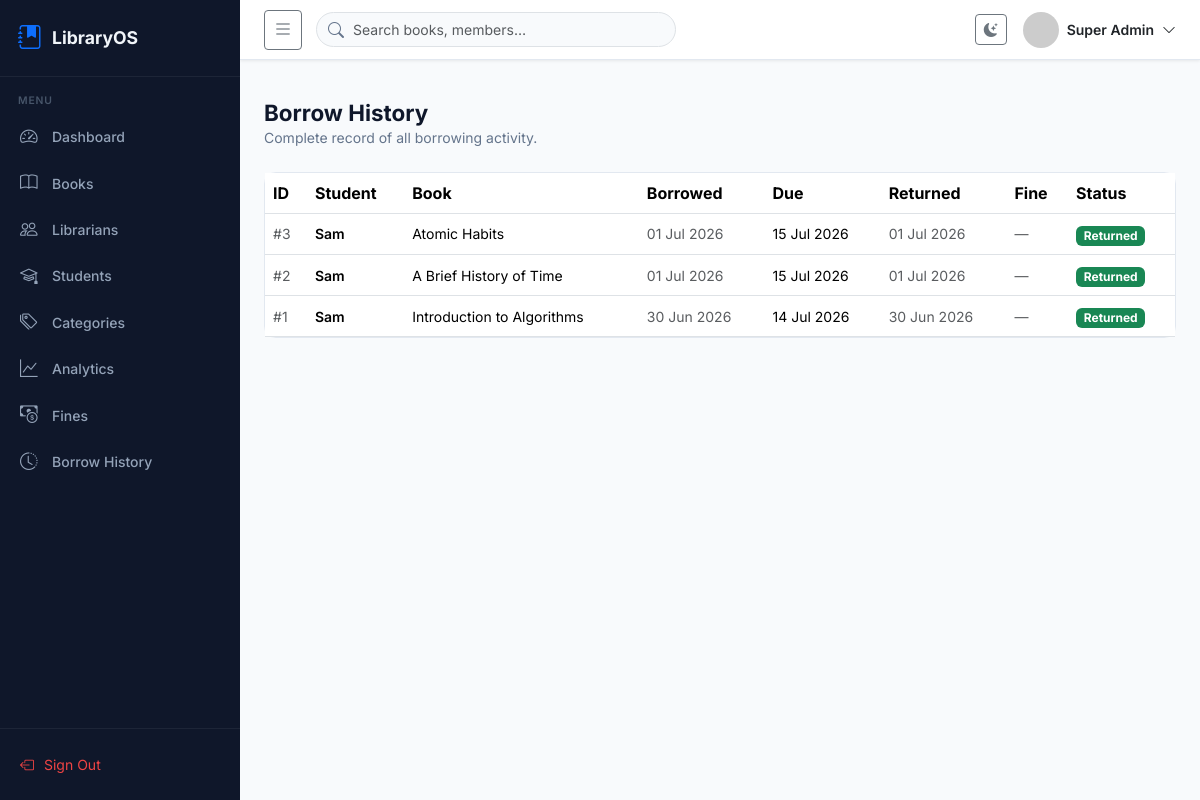
/librarian/history (signed in), run on the app's committed database.
### models/core.py (models this page shows, shortened)
class User(db.Model, UserMixin):
    __tablename__ = "users"
    id             = db.Column(db.Integer, primary_key=True)
    full_name      = db.Column(db.String(120), nullable=False)
    email          = db.Column(db.String(150), unique=True, nullable=False, index=True)
    password_hash  = db.Column(db.String(256), nullable=False)
    phone          = db.Column(db.String(15))
    avatar         = db.Column(db.String(255), default="default_avatar.png")
    role_id        = db.Column(db.Integer, db.ForeignKey("roles.id"), nullable=False)
    role           = db.relationship("Role", back_populates="users")
    student_id     = db.Column(db.String(50), unique=True, nullable=True)
    department     = db.Column(db.String(100))
    semester       = db.Column(db.Integer)
    is_active      = db.Column(db.Boolean, default=True, nullable=False)
    email_verified = db.Column(db.Boolean, default=False)
    reset_token        = db.Column(db.String(256), nullable=True)
    reset_token_expiry = db.Column(db.DateTime, nullable=True)
    created_at     = db.Column(db.DateTime, default=lambda: datetime.now(timezone.utc))
    updated_at     = db.Column(db.DateTime, default=lambda: datetime.now(timezone.utc),
                               onupdate=lambda: datetime.now(timezone.utc))
    borrow_records = db.relationship("BorrowRecord", back_populates="user",
                                     foreign_keys="BorrowRecord.user_id", lazy="dynamic")
    reservations   = db.relationship("Reservation", back_populates="user",
                                     foreign_keys="Reservation.user_id", lazy="dynamic")
    wishlist       = db.relationship("Wishlist", back_populates="user",
                                     foreign_keys="Wishlist.user_id", lazy="dynamic")
    notifications  = db.relationship("Notification", back_populates="user",
                                     foreign_keys="Notification.user_id", lazy="dynamic")
    fine_payments  = db.relationship("FinePayment", back_populates="user",
                                     foreign_keys="FinePayment.user_id", lazy="dynamic")
    activity_logs  = db.relationship("ActivityLog", back_populates="user",
                                     foreign_keys="ActivityLog.user_id", lazy="dynamic")
    @property
    def is_super_admin(self):
        return self.role.name == "super_admin"
    @property
    def is_librarian(self):
        return self.role.name == "librarian"

class BorrowRecord(db.Model):
    __tablename__ = "borrow_records"
    id           = db.Column(db.Integer, primary_key=True)
    user_id      = db.Column(db.Integer, db.ForeignKey("users.id"), nullable=False)
    book_id      = db.Column(db.Integer, db.ForeignKey("books.id"), nullable=False)
    issued_by_id = db.Column(db.Integer, db.ForeignKey("users.id"), nullable=True)
    borrow_date  = db.Column(db.DateTime, default=lambda: datetime.now(timezone.utc))
    due_date     = db.Column(db.DateTime, nullable=False)
    return_date  = db.Column(db.DateTime, nullable=True)
    status       = db.Column(db.String(20), default="borrowed", nullable=False)
    fine_amount  = db.Column(db.Float, default=0.0)
    fine_paid    = db.Column(db.Boolean, default=False)
    notes        = db.Column(db.Text)
    user         = db.relationship("User", foreign_keys=[user_id], back_populates="borrow_records")
    book         = db.relationship("Book", back_populates="borrow_records")
    issued_by    = db.relationship("User", foreign_keys=[issued_by_id])

class Book(db.Model):
    __tablename__ = "books"
    id               = db.Column(db.Integer, primary_key=True)
    title            = db.Column(db.String(255), nullable=False, index=True)
    isbn             = db.Column(db.String(20), unique=True, nullable=True)
    description      = db.Column(db.Text)
    cover_image      = db.Column(db.String(255), default="default_cover.png")
    qr_code          = db.Column(db.String(255))
    total_copies     = db.Column(db.Integer, default=1, nullable=False)
    available_copies = db.Column(db.Integer, default=1, nullable=False)
    publisher        = db.Column(db.String(150))
    published_year   = db.Column(db.Integer)
    language         = db.Column(db.String(50), default="English")
    pages            = db.Column(db.Integer)
    edition          = db.Column(db.String(50))
    location         = db.Column(db.String(100))
    category_id      = db.Column(db.Integer, db.ForeignKey("categories.id"), nullable=False)
    author_id        = db.Column(db.Integer, db.ForeignKey("authors.id"), nullable=False)
    category         = db.relationship("Category", back_populates="books")
    author           = db.relationship("Author", back_populates="books")
    borrow_records   = db.relationship("BorrowRecord", back_populates="book", lazy="dynamic")
    reservations     = db.relationship("Reservation", back_populates="book", lazy="dynamic")
    wishlist_entries = db.relationship("Wishlist", back_populates="book", lazy="dynamic")
    created_at       = db.Column(db.DateTime, default=lambda: datetime.now(timezone.utc))

### routes/librarian.py (the view)
@librarian_bp.route("/history")
@login_required
@librarian_required
def history():
    page       = request.args.get("page", 1, type=int)
    pagination = get_borrow_history(page=page, per_page=15)
    return render_template(
        "librarian/history.html",
        pagination = pagination,
        borrows    = pagination.items,
    )

### app.py (called while the page is built)
def _configure_login_manager(app):
    login_manager.init_app(app)
    login_manager.login_view = "auth.login"
    login_manager.login_message = "Please log in to access this page."
    login_manager.login_message_category = "warning"
    @login_manager.user_loader
    def load_user(user_id):
        return db.session.get(User, int(user_id))

### routes/librarian.py (called while the page is built)
def librarian_required(f):
    from functools import wraps
    @wraps(f)
    def decorated(*args, **kwargs):
        if not current_user.is_authenticated or (
            not current_user.is_librarian and
            not current_user.is_super_admin
        ):
            abort(403)
        return f(*args, **kwargs)
    return decorated

### services/borrow_service.py (called while the page is built)
def get_borrow_history(page: int = 1, per_page: int = 15):
    return BorrowRecord.query.order_by(
        BorrowRecord.borrow_date.desc()
    ).paginate(page=page, per_page=per_page, error_out=False)

### templates/librarian/history.html (shortened to what this page needs)
{% extends "shared/base.html" %}
{% block content %}
<div class="mb-4">
  <h1 class="page-title mb-0">Borrow History</h1>
  <p class="page-subtitle">Complete record of all borrowing activity.</p>
</div>
<div class="card">
  <div class="table-responsive">
    <table class="table align-middle mb-0">
      <thead>
        <tr>
          <th>ID</th>
          <th>Student</th>
          <th>Book</th>
          <th>Borrowed</th>
          <th>Due</th>
          <th>Returned</th>
          <th>Fine</th>
          <th>Status</th>
        </tr>
      </thead>
      <tbody>
        {% for record in borrows %}
        <tr>
          <td class="text-muted small">#{{ record.id }}</td>
          <td class="small fw-semibold">{{ record.user.full_name }}</td>
          <td class="small">
            {{ record.book.title[:28] }}
          </td>
          <td class="small text-muted">
            {{ record.borrow_date.strftime('%d %b %Y') }}
          </td>
          <td class="small">
            {{ record.due_date.strftime('%d %b %Y') }}
          </td>
          <td class="small text-muted">
            {% if record.return_date %}
              {{ record.return_date.strftime('%d %b %Y') }}
            {% else %}
              <span class="text-warning">Pending</span>
            {% endif %}
          </td>
          <td class="small">
            {% if record.fine_amount > 0 %}
              <span class="text-danger fw-semibold">
                ₹{{ record.fine_amount }}
              </span>
              {% if record.fine_paid %}
                <span class="badge bg-success ms-1">Paid</span>
              {% else %}
                <span class="badge bg-danger ms-1">Unpaid</span>
              {% endif %}
            {% else %}
              <span class="text-muted">—</span>
            {% endif %}
          </td>
          <td>
            {% if record.status == 'returned' %}
              <span class="badge bg-success">Returned</span>
            {% elif record.status == 'overdue' %}
              <span class="badge bg-danger">Overdue</span>
            {% else %}
              <span class="badge bg-warning text-dark">Borrowed</span>
            {% endif %}
          </td>
        </tr>
        {% endfor %}
      </tbody>
    </table>
  </div>
</div>
{% endblock %}

### templates/shared/base.html (shortened to what this page needs)
<!DOCTYPE html>
<html lang="en" data-bs-theme="light">
<head>
  <link rel="stylesheet" href="https://cdn.jsdelivr.net/npm/bootstrap@5.3.3/dist/css/bootstrap.min.css" />
  <link rel="stylesheet" href="https://cdn.jsdelivr.net/npm/bootstrap-icons@1.11.3/font/bootstrap-icons.min.css" />
  <link rel="stylesheet" href="{{ url_for('static', filename='css/main.css') }}" />
</head>
<body>
{% if current_user.is_authenticated %}
<nav class="sidebar" id="sidebar">
  <div class="sidebar-brand">
    <i class="bi bi-journal-bookmark-fill text-primary fs-4"></i>
    <span class="brand-text">LibraryOS</span>
  </div>
  <div class="sidebar-section-label">MENU</div>
  <ul class="sidebar-nav">
    {% if current_user.is_super_admin %}
      {% include "shared/_sidebar_admin.html" %}
    {% elif current_user.is_librarian %}
      {% include "shared/_sidebar_librarian.html" %}
    {% else %}
      {% include "shared/_sidebar_student.html" %}
    {% endif %}
  </ul>
  <div class="sidebar-bottom">
    <a href="{{ url_for('auth.logout') }}" class="sidebar-logout">
      <i class="bi bi-box-arrow-left"></i> Sign Out
    </a>
  </div>
</nav>
<div class="main-content" id="mainContent">
  <header class="topbar">
    <button class="btn btn-sm btn-outline-secondary" id="sidebarToggle">
      <i class="bi bi-list fs-5"></i>
    </button>
    <div class="topbar-search">
      <i class="bi bi-search"></i>
      <input type="text" placeholder="Search books, members…" class="form-control" />
    </div>
    <div class="topbar-right ms-auto d-flex align-items-center gap-3">
      <button class="btn btn-sm btn-outline-secondary" id="themeToggle">
        <i class="bi bi-moon-stars-fill" id="themeIcon"></i>
      </button>
      <div class="dropdown">
        <button class="btn p-0 border-0 d-flex align-items-center gap-2" data-bs-toggle="dropdown">
          <img src="https://ui-avatars.com/api/?name={{ current_user.full_name|urlencode }}&background=4f46e5&color=fff&size=36"
               alt="avatar" class="avatar-sm rounded-circle" />
          <span class="d-none d-md-inline small fw-semibold">{{ current_user.full_name }}</span>
          <i class="bi bi-chevron-down small"></i>
        </button>
      </div>
    </div>
  </header>
  <div class="flash-container px-4 pt-3">
  </div>
  <main class="page-body px-4 pb-4">
    {% block content %}{% endblock %}
  </main>
</div>
{% endif %}
</body>
</html>

### static/css/main.css (style rules this page uses)
:root { --primary: #4f46e5; --sidebar-bg: #0f172a; --sidebar-text: #94a3b8; --sidebar-w: 240px; --sidebar-w-collapsed: 68px; --topbar-h: 60px; --body-bg: #f8fafc; --card-bg: #ffffff; --border: #e2e8f0; --text-primary: #0f172a; --text-muted: #64748b; --radius: 12px; --font: 'Inter', system-ui, sans-serif; }
body { font-family: var(--font); background: var(--body-bg); color: var(--text-primary); margin: 0; }
.sidebar { position: fixed; top: 0; left: 0; width: var(--sidebar-w); height: 100vh; background: var(--sidebar-bg); display: flex; flex-direction: column; z-index: 1000; overflow: hidden; transition: width .25s ease; }
.sidebar-brand { display: flex; align-items: center; gap: 10px; padding: 20px 18px; border-bottom: 1px solid rgba(255,255,255,.06); white-space: nowrap; }
.brand-text { font-size: 1.1rem; font-weight: 700; color: #f1f5f9; }
.sidebar-section-label { font-size: .65rem; font-weight: 600; letter-spacing: .08em; color: #475569; padding: 16px 18px 6px; white-space: nowrap; }
.sidebar-nav { list-style: none; padding: 0 10px; margin: 0; flex: 1; overflow-y: auto; }
.sidebar-bottom { padding: 16px 10px; border-top: 1px solid rgba(255,255,255,.06); }
.sidebar-logout { display: flex; align-items: center; gap: 10px; color: #ef4444; font-size: .875rem; padding: 9px 10px; border-radius: 8px; text-decoration: none; white-space: nowrap; }
.main-content { margin-left: var(--sidebar-w); min-height: 100vh; transition: margin-left .25s; }
.topbar { position: sticky; top: 0; height: var(--topbar-h); background: var(--card-bg); border-bottom: 1px solid var(--border); display: flex; align-items: center; gap: 14px; padding: 0 24px; z-index: 900; box-shadow: 0 1px 3px rgba(0,0,0,.08); }
.topbar-search { position: relative; flex: 1; max-width: 360px; }
.topbar-search i { position: absolute; left: 12px; top: 50%; transform: translateY(-50%); color: var(--text-muted); }
.topbar-search .form-control { padding-left: 36px; border-radius: 20px; background: var(--body-bg); color: var(--text-primary); font-size: .875rem; }
.page-body { padding-top: 24px; }
.page-title { font-size: 1.4rem; font-weight: 700; }
.page-subtitle { font-size: .875rem; color: var(--text-muted); }
.avatar-sm { width: 36px; height: 36px; object-fit: cover; }
.card { background: var(--card-bg); border: 1px solid var(--border); border-radius: var(--radius); }

### data on the page
User: full_name "Super Admin"
BorrowRecord: id "3", user.full_name "Sam", book "Atomic Habits", borrow_date "01 Jul 2026", due_date "15 Jul 2026", return_date "01 Jul 2026", status "Returned"
BorrowRecord: id "2", user.full_name "Sam", book "A Brief History of Time", borrow_date "01 Jul 2026", due_date "15 Jul 2026", return_date "01 Jul 2026", status "Returned"
BorrowRecord: id "1", user.full_name "Sam", book "Introduction to Algorithms", borrow_date "30 Jun 2026", due_date "14 Jul 2026", return_date "30 Jun 2026", status "Returned"
